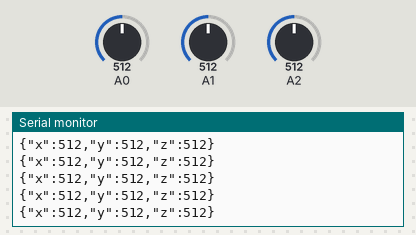
Bench run of a sketch on a simulated Arduino Uno, built with avr-gcc and run on an emulated ATmega328P. On the bench: the last lines printed to the serial monitor. The test bench sets the inputs (shaded band); at power-on: A0 = 512, A2 = 512, A1 = 512.

Above: at 1.2 s.
1.3 s: A0 set to 11
At 2.1 s:
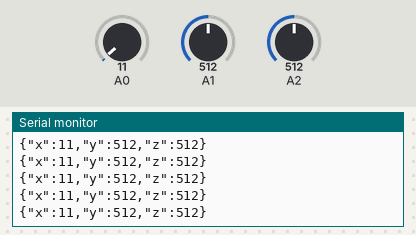
2.8 s: A0 set to 8
At 3.9 s:
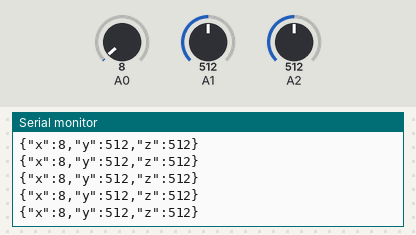
8.8 s: A2 set to 106
At 9.5 s:
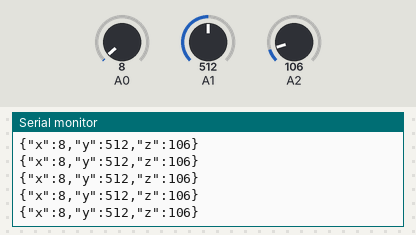
11.8 s: A2 set to 91
At 12.4 s:
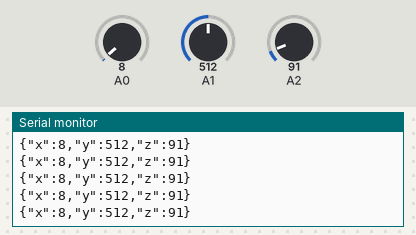
14.8 s: A1 set to 984
At 15.6 s:
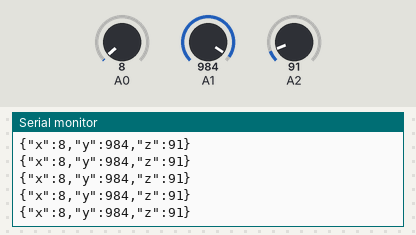
16.3 s: A1 set to 1018
At 17.4 s:
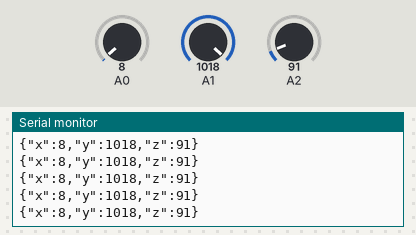
Timing chart, 0 to 18.8 s (numbered marks = the images above; inputs shaded):
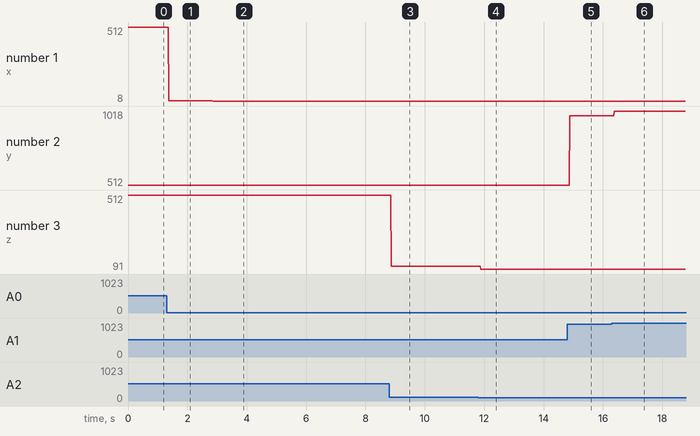

The sketch:

Arduino_JSON_example.ino
```cpp
#include <Arduino_JSON.h>
// make a new JSONVar object called device:
JSONVar device;

void setup() {
  Serial.begin(9600);
}

void loop() {
  // make a data item called x in the JSONVar object:
  device["x"] = analogRead(A0);
  delay(1);
  // make a data item called y in the JSONVar object:
  device["y"] = analogRead(A1);
  delay(1);
  // make a data item called z in the JSONVar object:
  device["z"] = analogRead(A2);
  // print out the JSONVar object:
  Serial.println(device);
}
```

Measured:
- after the input at 1.3 s, the serial monitor: prints a new line after 0.08 s (image 1)
- after the input at 2.8 s, the serial monitor: prints a new line after 0.07 s (image 2)
- after the input at 8.8 s, the serial monitor: prints a new line after 0.07 s (image 3)
- after the input at 11.8 s, the serial monitor: prints a new line after 0.09 s (image 4)
- after the input at 14.8 s, the serial monitor: prints a new line after 0.08 s (image 5)
- after the input at 16.3 s, the serial monitor: prints a new line after 0.08 s (image 6)
- plotted number 1: 512 → 11 after the input at 1.3 s, 11 → 8 after the input at 2.8 s
- plotted number 2: 512 → 984 after the input at 14.8 s, 984 → 1018 after the input at 16.3 s
